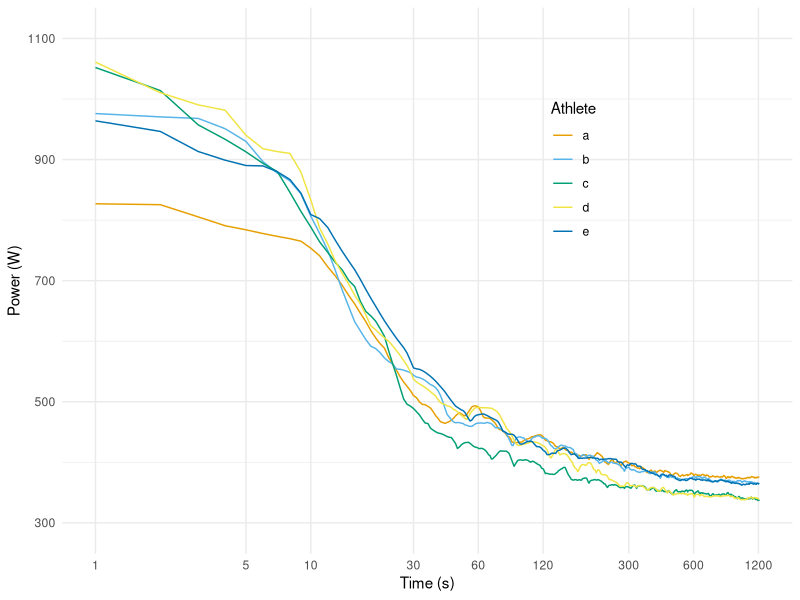
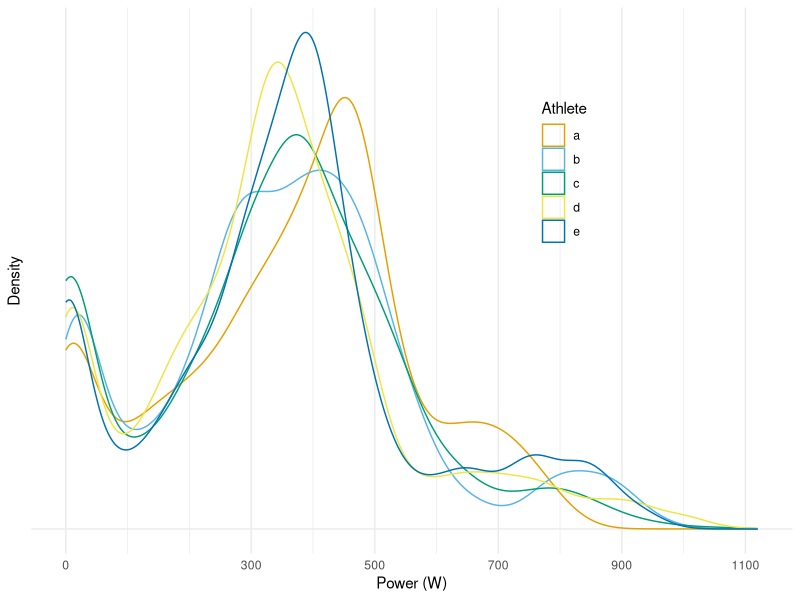
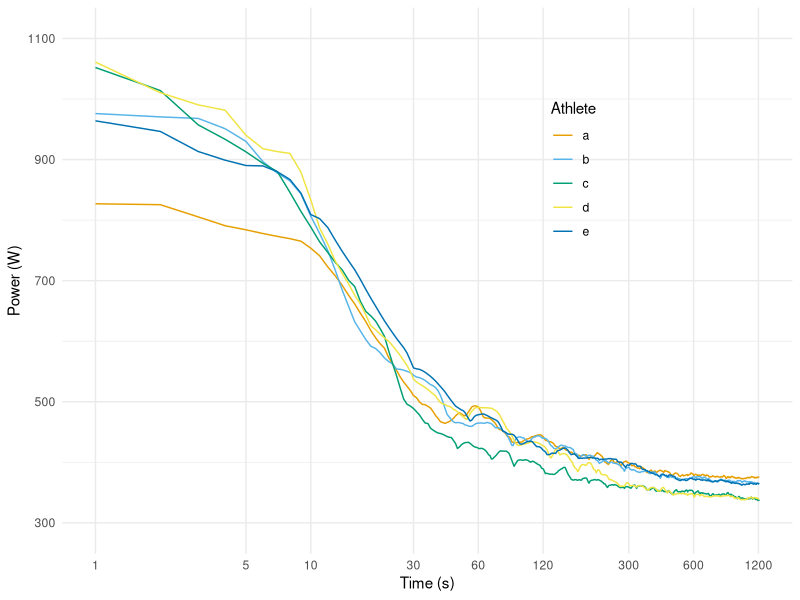
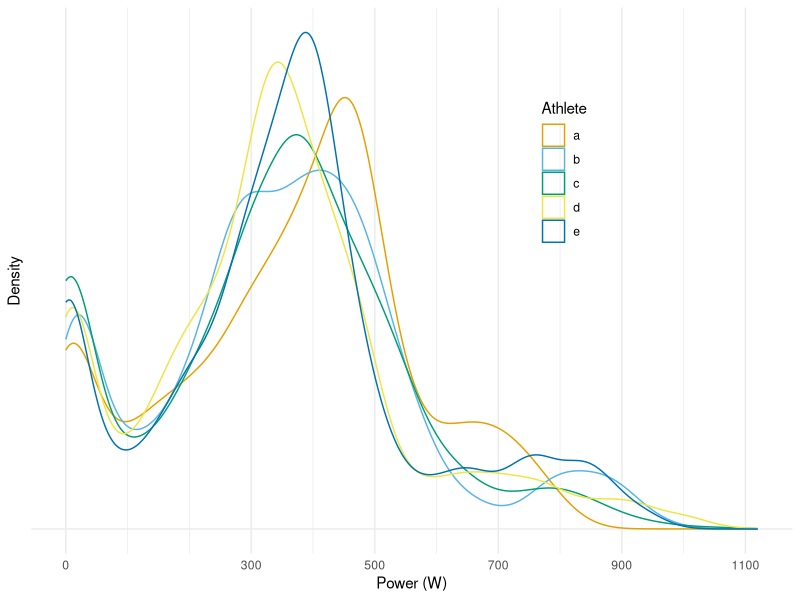

The R script that drew these images, in order:
## ---- chunk 1
#| warning: false

library(purrr)   # Functional programming
library(ggplot2) # Visualization
library(dplyr)   # Data wrangling

# set Okabe-Ito palette as colour scheme
cls <- c("#E69F00", "#56B4E9", "#009E73", "#F0E442", "#0072B2", "#D55E00", "#CC79A7", "#999999") 
## ---- chunk 2
d <- read.csv("../data/temp/cleaned-combined.csv")
d$athlete <- as.factor(d$athlete)
## ---- chunk 3
maxeffort <- function(t, x) {
  # create a moving average over length t
  series <- stats::filter(x, rep(1 / t, t), sides = 2) 
  # find maximum
  m <- max(as.vector(series), na.rm = TRUE)
  data.frame(
    time = t,
    power = m
  )
}

maxeffort_all <- function(athlete, range = 1:1210, data = d) {
  powerdata <- data$power[data$athlete == athlete]
  df <- purrr::map_dfr(range, maxeffort, x = powerdata)
  df$athlete <- athlete
  df
}

pp <- purrr::map_dfr(levels(d$athlete), maxeffort_all)

## ---- chunk 4
ggplot(pp, aes(x = time, y = power, colour = athlete)) +
  geom_line() +
  scale_x_log10(
    name = "Time (s)",
    breaks = c(1, 5, 10, 30, 60, 120, 300, 600, 1200),
    minor_breaks = FALSE
  ) + 
  scale_y_continuous(
    name = "Power (W)",
    breaks = seq(300, 1100, 200),
    limits = c(290, 1110)
  ) +
  scale_color_manual(
    name = "Athlete",
    values = cls
  ) +
  theme_minimal() +
  theme(
    legend.position = c(0.7, 0.7)
  )

ggsave(
  "../plots/powerprofile.png", 
  width = 6, height = 4, 
  dpi = 600, 
  bg = "white"
)
## ---- chunk 5
ggplot(d, aes(x = power, colour = athlete)) +
  geom_density() +
  scale_x_continuous(
    name = "Power (W)",
    breaks = c(0, seq(300, 1100, 200)),
    minor_breaks = c(100, seq(200, 1000, 200)),
    limits = c(0, 1120)
  ) +
  scale_y_continuous(
    name = "Density",
    breaks = 0,
    labels = NULL
  ) +
  scale_color_manual(
    name = "Athlete",
    values = cls
  ) +
  theme_minimal() +
    theme(
    legend.position = c(0.7, 0.7)
  )

ggsave(
  "../plots/powerdistribution.png", 
  width = 6, height = 4, 
  dpi = 600, 
  bg = "white"
)
## ---- chunk 6
# function for calculating mean with values of zero power excluded
mean_nonzero <- function(data, na.rm = TRUE) {
  mean(data[data != 0], na.rm = na.rm)
}

# function for calculating time above a certain value
t_over <- function(data, value, na.rm = TRUE) {
  sum(data > value, na.rm = na.rm)
}

count_peaks <- function(data, value) {
  w <- which(data > value) # get indices of high power outputs
  
  # count number of independent peaks
  i <-  1
  count <- 0
  while (i <= length(w)) {
    if (i == 1) { # first peak
      count <- 1
    } else {
      if (w[i] != (w[i-1]+1)) { # new peak
        count <- count + 1
      }
    }
  i <- i + 1
  }
  count
}

## ---- chunk 7
# summarise descriptive power data for each athlete
d |>
  dplyr::group_by(athlete) |>
  dplyr::summarise(
    mean = mean(power, na.rm = TRUE),
    mean_non0 = mean_nonzero(power, na.rm = TRUE),
    sd = sd(power, na.rm = TRUE),
    max = max(power, na.rm = TRUE),
    t500 = t_over(power, 500, na.rm = TRUE),
    t700 = t_over(power, 700, na.rm = TRUE),
    n500 = count_peaks(power, 500),
    n700 = count_peaks(power, 700)
  )
